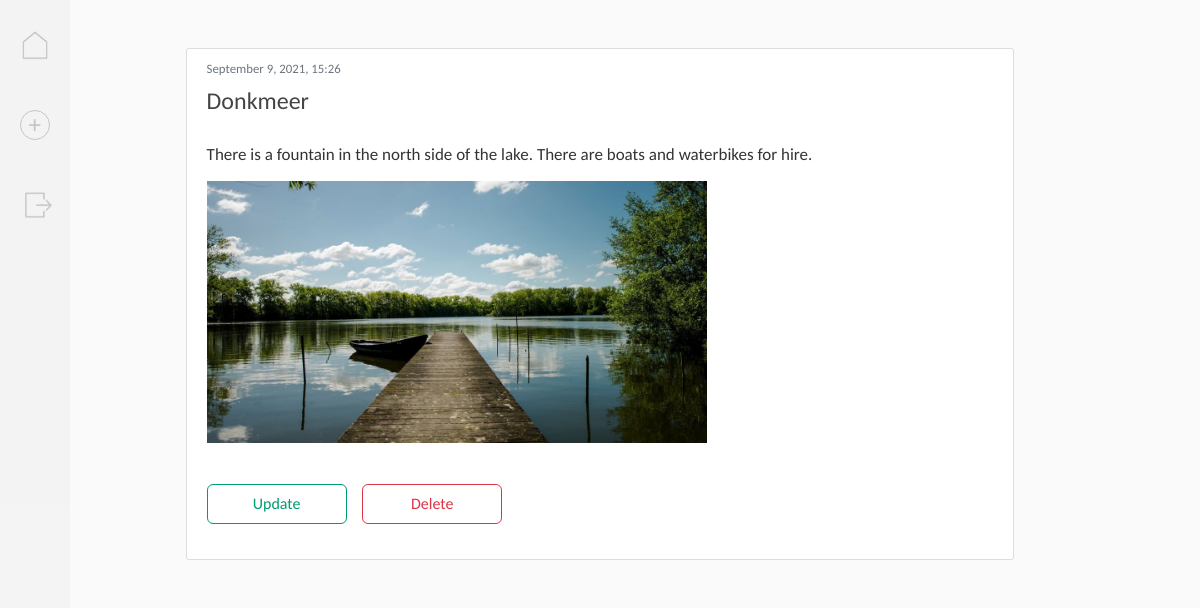
Page /post/2/ (signed in) on the committed database.
### blog/models.py (models this page shows, shortened)
class Post(models.Model):
    title = models.CharField(max_length=100)
    content = models.TextField()
    date_posted = models.DateTimeField(default=timezone.now)
    author = models.ForeignKey(User, on_delete=models.CASCADE)
    image = models.ImageField(
        default='', upload_to='images', blank=True, null=True)
    audio = models.FileField(
        default='', upload_to='audio', blank=True, null=True)

### blog/views.py (the view)
# urls.py: path('post/<int:pk>/', PostDetailView.as_view(), name='post-detail'),
class PostDetailView(LoginRequiredMixin, DetailView):
    model = Post

### blog/templates/blog/post_detail.html (shortened to what this page needs)
{% extends "blog/base.html" %}
{% block content %}
<div class="col-12" style="padding:0px;">
  <article class="content-section">
    <div>
      <div class="article-datetime">
        <p>{{ object.date_posted|date:"F j, Y, H:i" }}</p>
      </div>
      <p class="article-title">{% if object.title %}{{object.title}}{% else %}{{ object.date_posted|date:"F j, Y, H:i"
        }}{% endif %}</p>
      <p class="article-content">{{ object.content }}</p>
      {% if object.image %}<img src="{{ object.image.url}}" class="article-photo">{% endif %}
      <div class="article-buttons">
        <a class="button secondary_button short_button" href="{% url 'post-update' object.id %}">Update</a>
        <a class="button alert_button short_button" href="{% url 'post-delete' object.id %}">Delete</a>
      </div>
    </div>
  </article>
</div>
{% endblock content %}

### blog/static/blog/css/main.css (style rules this page uses)
body { background:#fafafa; color:#333333; margin-top:3rem; font-family:Calibri, Carlito, sans-serif; line-height:1.5; }
p { margin-top:0; margin-bottom:1rem; }
a, a:hover { text-decoration:none; }
article { border:0px; padding:0px; background:transparent; margin-bottom:20px; display:flex; }
article > div { flex:1; }
.article-datetime { padding-bottom:1px; margin-bottom:4px; }
.article-datetime p { font-size:80%; font-weight:400; color:#6c757d !important; margin-bottom:0px; }
.article-title { color:#444444; font-size:24px; font-weight:300; margin-top:0px; }
.article-content { margin-top:25px; font-size:17px; line-height:1.2; white-space:pre-line; margin-bottom:1rem; }
.article-photo { max-width:500px; max-height:500px; }
.article-buttons { margin-top:35px; margin-bottom:25px; }
.content-section { background: #ffffff; padding: 10px 20px; border: 1px solid #dddddd; border-radius: 3px; margin-bottom: 20px; }
.button { display:inline-block; width:170px; height:40px; margin-right:12px; border-radius:6px; font-weight:400; text-align:center; white-space:nowrap; font-size:1rem; line-height:1.5; cursor:pointer; padding:0.375rem 0.75rem; text-transform:none; overflow:visible; -webkit-transition: all 0.3s; -moz-transition: all 0.3s; transition: all 0.3s; }
.short_button { width:140px !important; }
.secondary_button { color:#009b72; border:1px solid #009b72; background-color:transparent; }
.alert_button { color:#dc3545; border:1px solid #dc3545; background-color:transparent; }

### rows in the picture
Post: date_posted "September 9, 2021, 15:26", title "Donkmeer", content "There is a fountain in the north side of the lake. There are boats and waterbikes for hire.", image (picture)
